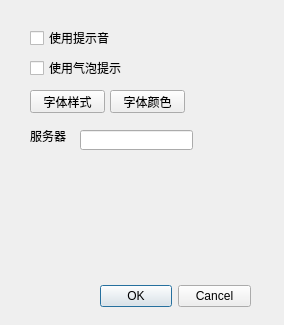
<?xml version="1.0" encoding="UTF-8"?>
<ui version="4.0">
 <class>ConfigDlg</class>
 <widget class="QDialog" name="ConfigDlg">
  <property name="geometry">
   <rect>
    <x>0</x>
    <y>0</y>
    <width>284</width>
    <height>325</height>
   </rect>
  </property>
  <property name="windowTitle">
   <string>配置</string>
  </property>
  <widget class="QDialogButtonBox" name="buttonBox">
   <property name="geometry">
    <rect>
     <x>100</x>
     <y>280</y>
     <width>151</width>
     <height>32</height>
    </rect>
   </property>
   <property name="orientation">
    <enum>Qt::Horizontal</enum>
   </property>
   <property name="standardButtons">
    <set>QDialogButtonBox::Cancel|QDialogButtonBox::Ok</set>
   </property>
  </widget>
  <widget class="QCheckBox" name="cb_sound">
   <property name="geometry">
    <rect>
     <x>30</x>
     <y>30</y>
     <width>101</width>
     <height>16</height>
    </rect>
   </property>
   <property name="text">
    <string>使用提示音</string>
   </property>
  </widget>
  <widget class="QCheckBox" name="cb_bubble">
   <property name="geometry">
    <rect>
     <x>30</x>
     <y>60</y>
     <width>111</width>
     <height>16</height>
    </rect>
   </property>
   <property name="text">
    <string>使用气泡提示</string>
   </property>
  </widget>
  <widget class="QPushButton" name="pb_font_style">
   <property name="geometry">
    <rect>
     <x>30</x>
     <y>90</y>
     <width>75</width>
     <height>23</height>
    </rect>
   </property>
   <property name="text">
    <string>字体样式</string>
   </property>
  </widget>
  <widget class="QPushButton" name="pb_font_color">
   <property name="geometry">
    <rect>
     <x>110</x>
     <y>90</y>
     <width>75</width>
     <height>23</height>
    </rect>
   </property>
   <property name="text">
    <string>字体颜色</string>
   </property>
  </widget>
  <widget class="QLabel" name="lb_server">
   <property name="geometry">
    <rect>
     <x>30</x>
     <y>130</y>
     <width>54</width>
     <height>12</height>
    </rect>
   </property>
   <property name="text">
    <string>服务器</string>
   </property>
  </widget>
  <widget class="QLineEdit" name="le_server">
   <property name="geometry">
    <rect>
     <x>80</x>
     <y>130</y>
     <width>113</width>
     <height>20</height>
    </rect>
   </property>
  </widget>
 </widget>
 <resources/>
 <connections>
  <connection>
   <sender>buttonBox</sender>
   <signal>accepted()</signal>
   <receiver>ConfigDlg</receiver>
   <slot>accept()</slot>
   <hints>
    <hint type="sourcelabel">
     <x>248</x>
     <y>254</y>
    </hint>
    <hint type="destinationlabel">
     <x>157</x>
     <y>274</y>
    </hint>
   </hints>
  </connection>
  <connection>
   <sender>buttonBox</sender>
   <signal>rejected()</signal>
   <receiver>ConfigDlg</receiver>
   <slot>reject()</slot>
   <hints>
    <hint type="sourcelabel">
     <x>316</x>
     <y>260</y>
    </hint>
    <hint type="destinationlabel">
     <x>286</x>
     <y>274</y>
    </hint>
   </hints>
  </connection>
 </connections>
</ui>
